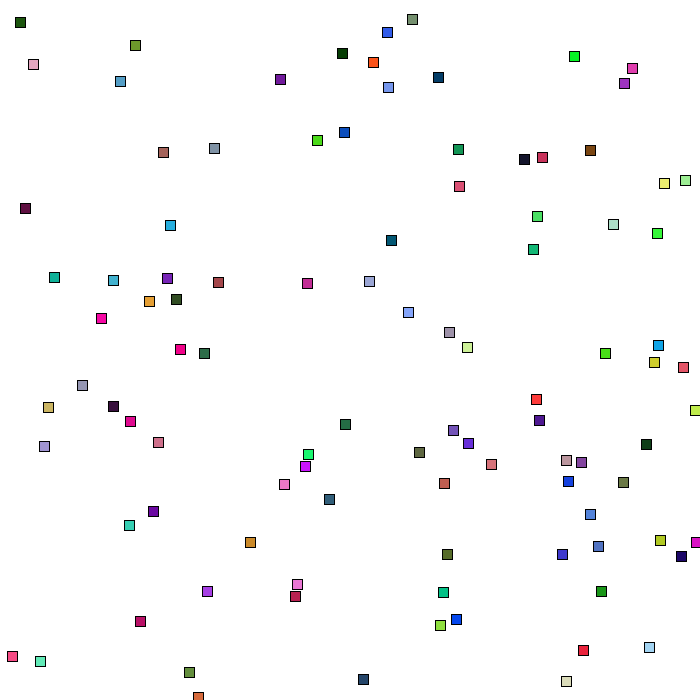
Frame 1 (no input)
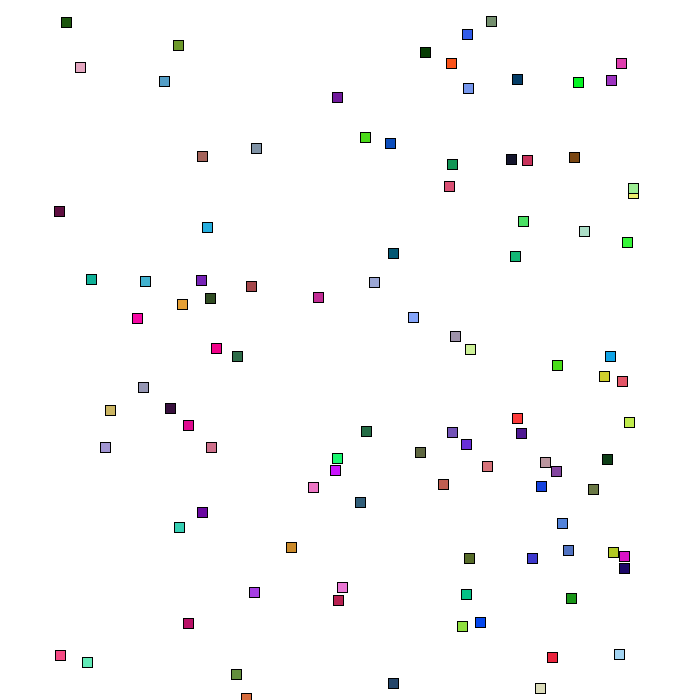
Frame 60 (the mouse pressed at the canvas centre just before this capture)
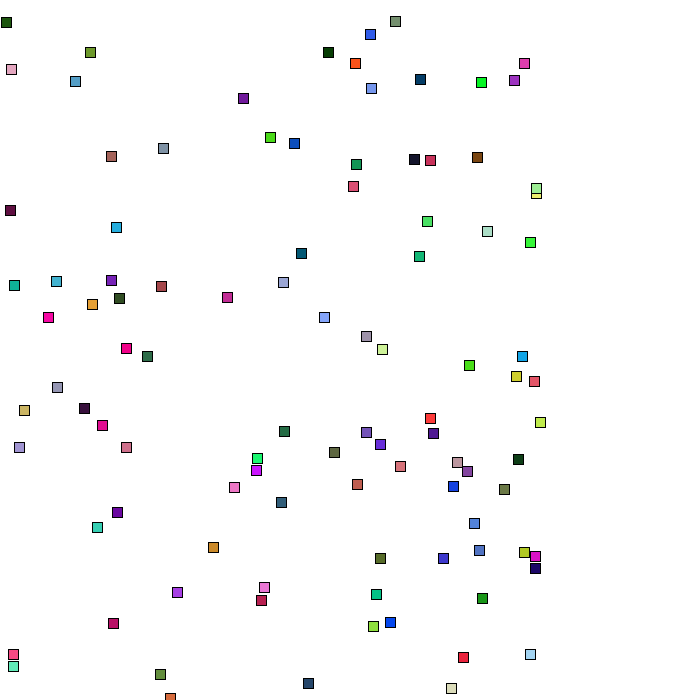
Frame 120 (the mouse held since frame 60 and released just before this capture)

The Processing sketch that drew these frames (run headless with seeded random() and noise(); from frame 60 on, the mouse is pressed at the canvas centre):

// Processing sketch: processing_178738
// ── processing_178738.pde

ArrayList<Actor> robots = new ArrayList<Actor>();

void setup()
{
  size(700,700);
  for (int i = 0; i < 100; i++)
  {
    robots.add(new Actor());
  }
}

void draw()
{
  background(255);
  for (int i = 0; i < robots.size(); i++)
  {
    Actor a = robots.get(i);
    a.drawActor();
  }
}
 
 
class Actor
{
  float x;
  float y;
  float xv;
  float yv;
  float theta;
  color c;
  
  Actor()
  {
    x = random(width);
    y = random(height);
    xv = random(-2,2);
    yv = random(-2,2);
    c = color( random(255), random(255), random(255) );
  }
  
  float distanceTo(float xs, float ys)
  {
    return(dist(x,y,xs,ys));
  }
  
  float getDirection()
  {
    return theta;
  }
  
  float getSpeed()
  {
    return sqrt(xv*xv + yv*yv);
  }
  
  void drawActor()
  {
    AI();
    
    x += xv;
    y += yv;
    
    
    if (x > width)
    {
      xv *= -1;
      x -= 10;
    }
    else if (x < 0)
    {
      xv *= -1;
      x += 10;
    }
    if (y > height)
    {
      yv *= -1;
      y -= 10;
    }
    else if (y < 0)
    {
      yv *= -1;
      y += 10;
    }
    if (xv > 0)
    {
      theta = atan(yv/xv);
    }
    else
    {
      theta = PI - atan(yv/xv);
    }
    fill(c);
    rect(x,y,10,10);
  }
  
  void AI()
  {
    //get three nearest neighbors
    int c1=0;
    float c1d = width*height;
    int c2=0;
    float c2d = width*height;
    int c3=0;
    float c3d = width*height;
    
    float avg_theta = 0;
    float avg_speed = 0;
    
    //nearest neighbor
    for (int i = 0; i < robots.size(); i++)
    {
      Actor a = robots.get(i);
      if (a != this)
      {
        if (a.distanceTo(x,y) < c1d)
        {
          c1d = a.distanceTo(x,y);
          c1 = i;
        }
      }
    }
    avg_theta = robots.get(c1).getDirection();
    avg_speed = robots.get(c1).getSpeed();
    
    //2nd nearest neighbor
    for (int i = 0; i < robots.size(); i++)
    {
      Actor a = robots.get(i);
      if ((a != this) && (i != c1))
      {
        if (a.distanceTo(x,y) < c2d)
        {
          c2d = a.distanceTo(x,y);
          c2 = i;
        }
      }
    }
    avg_theta += robots.get(c2).getDirection();
    avg_speed += robots.get(c2).getSpeed();
        
    //3rd nearest neighbor
    for (int i = 0; i < robots.size(); i++)
    {
      Actor a = robots.get(i);
      if ((a != this) && (i != c1) && (i != c2))
      {
        if (a.distanceTo(x,y) < c3d)
        {
          c3d = a.distanceTo(x,y);
          c3 = i;
        }
      }
    }
    avg_theta += robots.get(c3).getDirection();
    avg_speed += robots.get(c3).getSpeed();
    
    avg_theta /= 3;
    avg_speed /= 3;
    
    float speed = sqrt(xv*xv + yv*yv);
    
    //println(str(speed) + " " + str(avg_speed));
    speed = 0.2 * speed + 0.8 * avg_speed;
    
    
    xv = speed * cos(avg_theta);
    yv = speed * sin(avg_theta);
    
                  
  }
    
}
    
